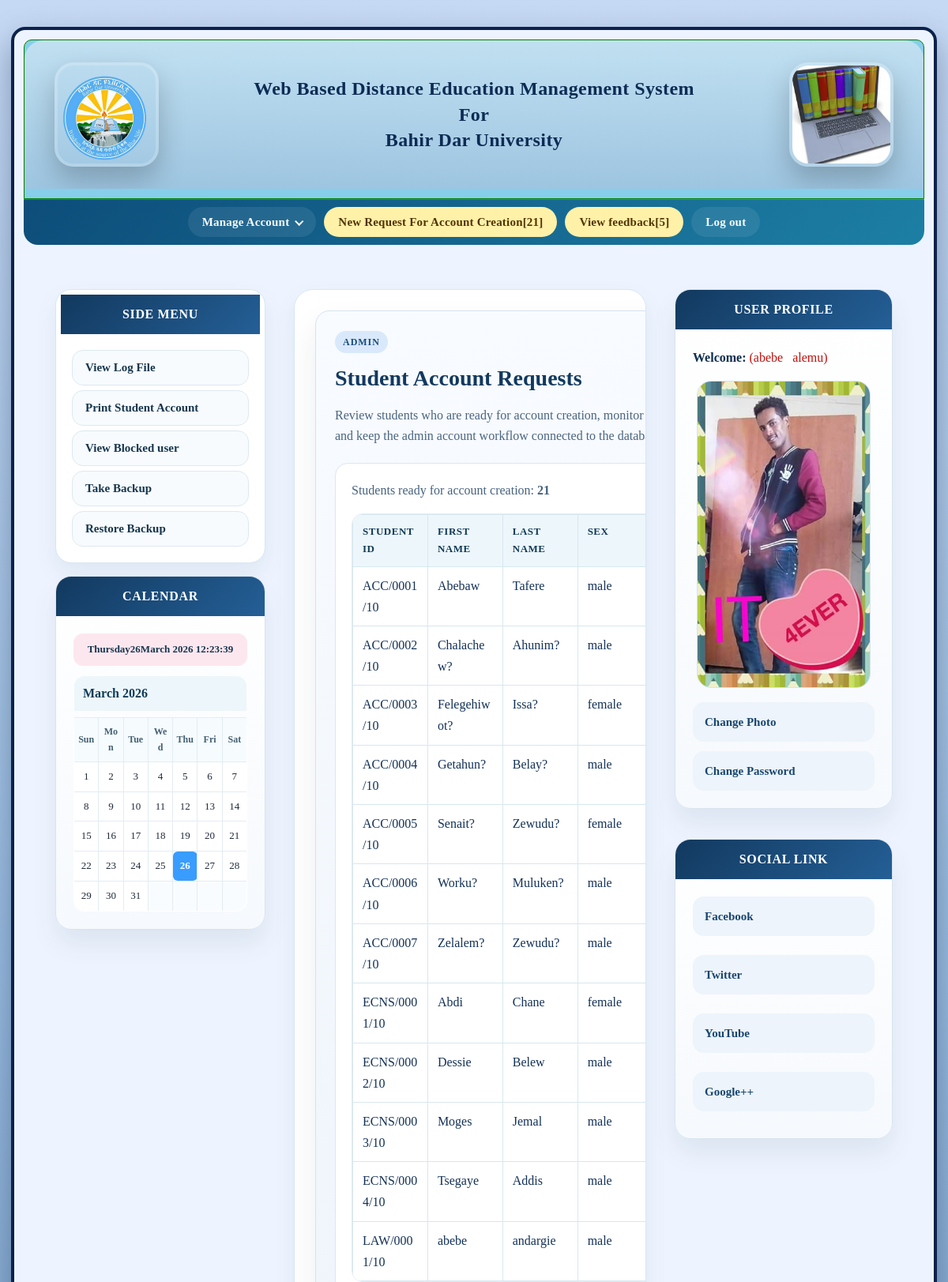
Before: /admin/studentlist.php (signed in, upper part) with the older database file.
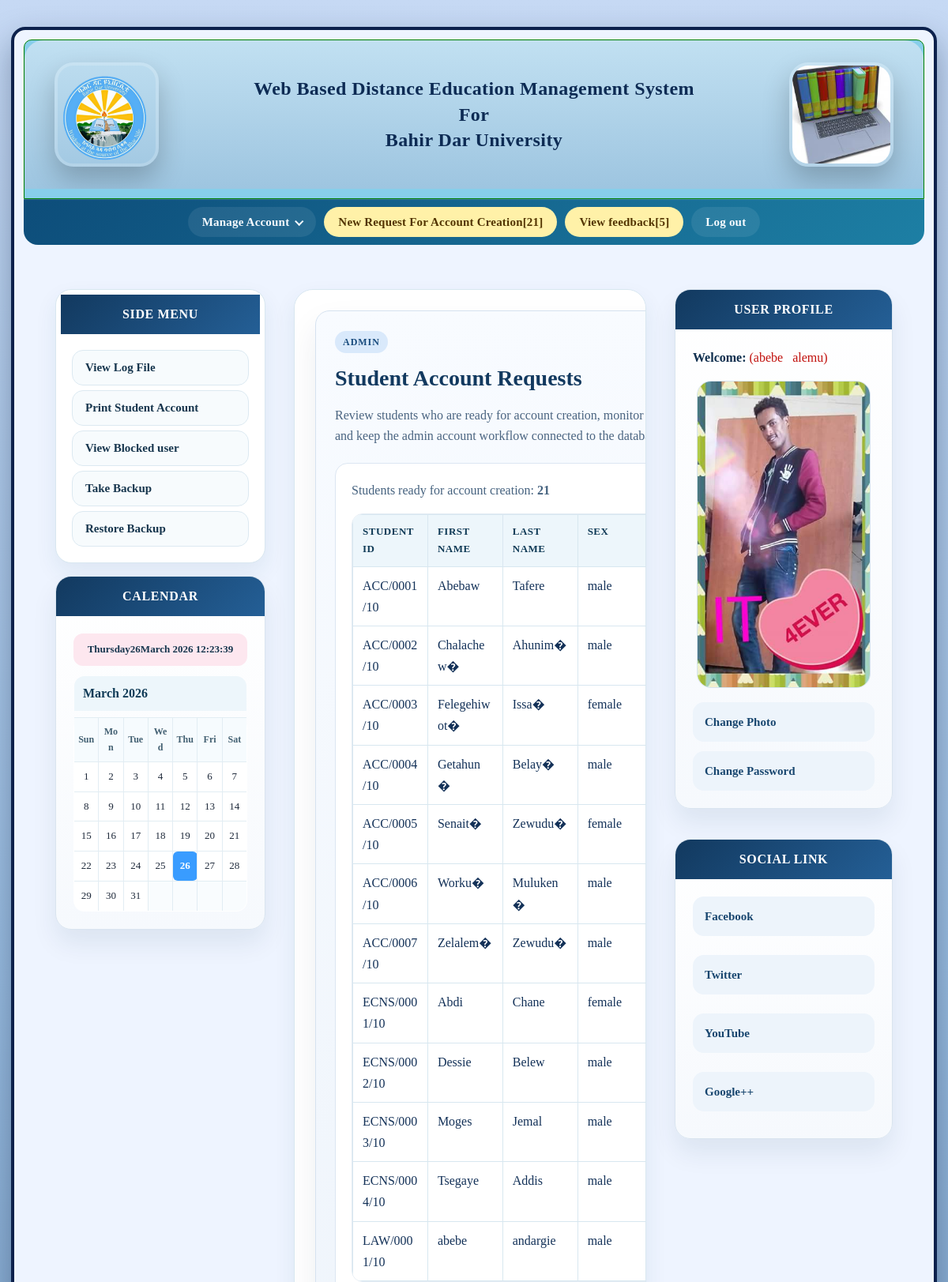
After: the same page with the newer database file.
### tables this page shows
CREATE TABLE `student` (
  `no` int(50) NOT NULL,
  `S_ID` varchar(50) NOT NULL,
  `FName` varchar(50) NOT NULL DEFAULT 'no',
  `mname` varchar(20) NOT NULL,
  `LName` varchar(50) NOT NULL,
  `Sex` varchar(20) NOT NULL,
  `Email` varchar(100) NOT NULL,
  `Phone_No` int(100) NOT NULL,
  `College` varchar(100) NOT NULL,
  `Department` varchar(100) NOT NULL,
  `semister` varchar(20) NOT NULL,
  `section` varchar(20) NOT NULL,
  `program` varchar(100) NOT NULL,
  `year` varchar(11) NOT NULL,
  `Location` varchar(50) NOT NULL,
  `Education_level` varchar(50) NOT NULL,
  `Date` varchar(50) NOT NULL,
  `unread` varchar(20) NOT NULL,
  PRIMARY KEY (`S_ID`),
  UNIQUE KEY `Email` (`Email`)
);

### admin/ps_pagination.php (called while the page is built, shortened)
<?php
class PS_Pagination {
	var $rows_per_page = 10;
	var $total_rows = 0;
	var $sql = "";
	var $conn = false;
	var $page = 1;
	function __construct($connection, $sql, $rows_per_page = 10, $links_per_page = 5, $append = "") {
		$this->conn = $connection;
		$this->sql = $sql;
		$this->rows_per_page = (int)$rows_per_page;
		if (intval($links_per_page ) > 0) {
			$this->links_per_page = (int)$links_per_page;
		} else {
			$this->links_per_page = 5;
		}
	}
	function paginate() {
		if ($this->conn instanceof mysqli) {
			$all_rs = @$this->conn->query($this->sql);
			$this->total_rows = $all_rs->num_rows;
		}
		$this->max_pages = ceil($this->total_rows / $this->rows_per_page );
		$this->offset = $this->rows_per_page * ($this->page - 1);
		if ($this->conn instanceof mysqli) {
			$rs = @$this->conn->query($this->sql . " LIMIT {$this->offset}, {$this->rows_per_page}");
			return $rs;
		}
	}
}
?>

### admin/studentlist.php (the view, shortened to what the rows shown need)
<?php
include_once(__DIR__ . '/ps_pagination.php');
function admin_student_h($value)
{
    return htmlspecialchars((string) $value, ENT_QUOTES, 'UTF-8');
}
?>
<!DOCTYPE html>
<html lang="en">
<head>
<link rel="stylesheet" href="../setting.css">
<link rel="stylesheet" href="febe/style.css" type="text/css" media="screen" charset="utf-8">
</head>
<body class="student-portal-page light-theme">
<?php
if (isset($_SESSION['sun']) && isset($_SESSION['spw']) && isset($_SESSION['sfn']) && isset($_SESSION['sln']) && isset($_SESSION['srole'])) {
    $studentRows = array();
    $pageError = '';
    if (!($conn instanceof mysqli)) {
        $pageError = 'Database connection is not available.';
    } else {
        $studentSql = "SELECT S_ID, FName, LName, Sex, Email, Phone_No, College, Department FROM student WHERE unread='no' ORDER BY Department ASC, S_ID ASC";
        $studentPager = new PS_Pagination($conn, $studentSql, 12, 5);
        $studentResult = $studentPager->paginate();
        if ($studentResult instanceof mysqli_result) {
            while ($row = mysqli_fetch_assoc($studentResult)) {
                $studentRows[] = $row;
            }
        }
    }
?>
<div id="container">
    <div class="main-row">
        <div id="left"><?php require('sidemenu.php'); ?></div>
        <div id="content">
            <div id="contentindex5">
                <div class="studentlist-shell">
                    <div class="admin-page-shell">
                        <div class="admin-page-header">
                            <div>
                                <h1 class="admin-page-title">Student Account Requests</h1>
                            </div>
                        </div>
                        <?php if ($pageError !== '') { ?>
                        <div class="admin-page-empty"><?php echo admin_student_h($pageError); ?></div>
                        <?php } else { ?>
                        <div class="admin-page-panel">
                            <?php if (!empty($studentRows)) { ?>
                            <div class="admin-page-table-wrap">
                                <table class="admin-page-table" cellpadding="0" cellspacing="0">
                                    <thead>
                                        <tr>
                                            <th>Student ID</th>
                                            <th>First Name</th>
                                            <th>Last Name</th>
                                            <th>Sex</th>
                                        </tr>
                                    </thead>
                                    <tbody>
                                        <?php foreach ($studentRows as $row) { ?>
                                        <tr>
                                            <td><?php echo admin_student_h($row['S_ID']); ?></td>
                                            <td><?php echo admin_student_h($row['FName']); ?></td>
                                            <td><?php echo admin_student_h($row['LName']); ?></td>
                                            <td><?php echo admin_student_h($row['Sex']); ?></td>
                                        </tr>
                                        <?php } ?>
                                    </tbody>
                                </table>
                            </div>
                            <?php } else { ?>
                            <div class="admin-page-empty">No new students are ready for account creation right now.</div>
                            <?php } ?>
                        </div>
                        <?php } ?>
                    </div>
                </div>
            </div>
        </div>
    </div>
</div>
<?php
} else {
    header('location:../index.php');
    exit;
}
?>
</body>
</html>

Changed rows visible on the page:
changed student "ACC/0002/10": FName "Chalachew?" → "Chalachew�"; LName "Ahunim?" → "Ahunim�"
changed student "ACC/0003/10": FName "Felegehiwot?" → "Felegehiwot�"; LName "Issa?" → "Issa�"
changed student "ACC/0004/10": FName "Getahun?" → "Getahun�"; LName "Belay?" → "Belay�"
changed student "ACC/0005/10": FName "Senait?" → "Senait�"; LName "Zewudu?" → "Zewudu�"
changed student "ACC/0006/10": FName "Worku?" → "Worku�"; LName "Muluken?" → "Muluken�"
changed student "ACC/0007/10": FName "Zelalem?" → "Zelalem�"; LName "Zewudu?" → "Zewudu�"
